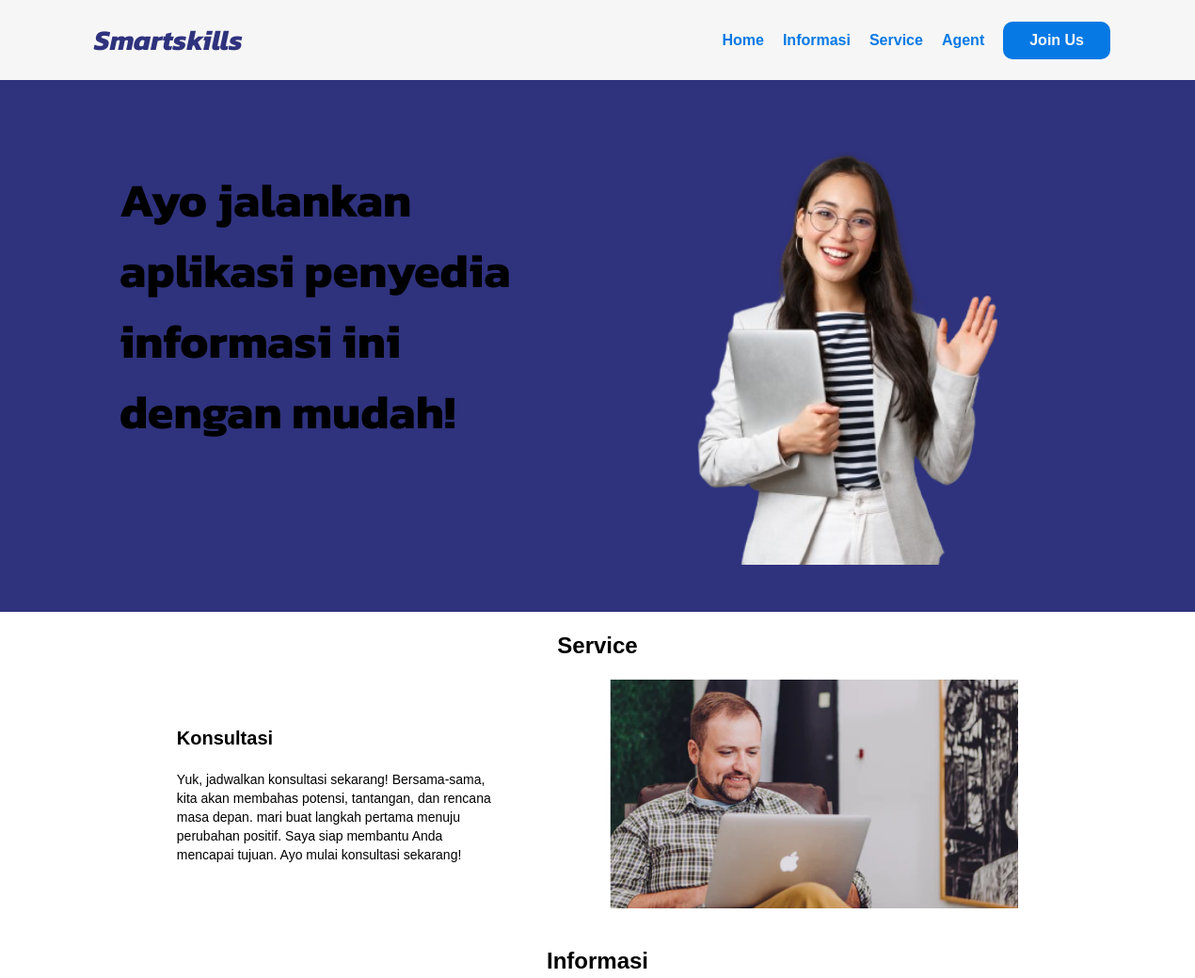
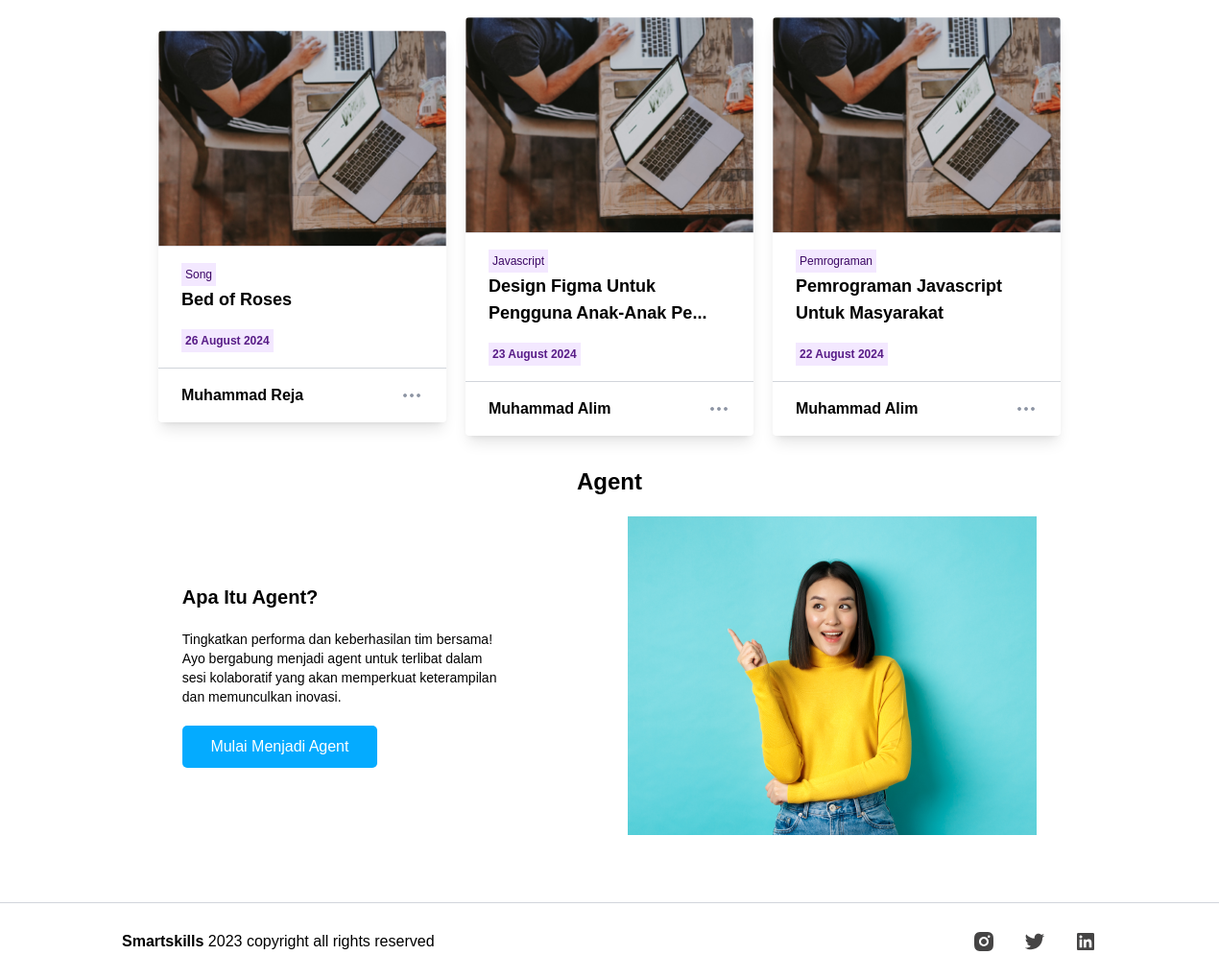
The page / on the database its author committed (2 pictures, top to bottom).
### tables this page shows
CREATE TABLE `artikel` (
  `id_artikel` int(11) NOT NULL,
  `id_agent` int(11) NOT NULL,
  `judul` varchar(255) NOT NULL,
  `kategori` varchar(255) NOT NULL,
  `artikel` text NOT NULL,
  `header1` varchar(255) NOT NULL,
  `artikel1` text NOT NULL,
  `header2` varchar(255) NOT NULL,
  `artikel2` varchar(255) NOT NULL,
  `tgl_membuat` date NOT NULL,
  `foto` varchar(255) NOT NULL
);

CREATE TABLE `agent` (
  `id_agent` int(11) NOT NULL,
  `username` varchar(50) NOT NULL,
  `email` varchar(50) NOT NULL,
  `password` varchar(255) NOT NULL,
  `nama_agent` varchar(100) NOT NULL,
  `instansi` varchar(100) NOT NULL,
  `nik` varchar(255) NOT NULL,
  `no_hp` char(13) NOT NULL,
  `title` varchar(100) NOT NULL,
  `biography` text NOT NULL,
  `foto` varchar(255) NOT NULL DEFAULT 'Image.png'
);

### functions/function/selectData.php (called while the page is built)
<?php
require __DIR__ . "/../../functions/koneksi.php";
function query($query){
    global $conn;
    $query = "$query";
    $result = mysqli_query($conn, $query);
    $rows = [];
    while($row = mysqli_fetch_assoc($result)){
        $rows[] = $row;
    }
    return $rows;
}
?>

### includes/judulArtikel.php (called while the page is built)
<?php
function limitText($maxLength,  $attribute) {
    if (strlen($attribute) > $maxLength) {
    $artikel_judul = substr($attribute, 0, $maxLength) . '...';
    return $artikel_judul;
    } else {
        return $attribute;
    }
}
?>

### index.php (the view, shortened to what this page needs)
<?php
require 'functions/function/selectData.php';
include_once 'includes/judulArtikel.php';
$artikel = query("SELECT * FROM artikel AS ar INNER JOIN agent AS ag ON ar.id_agent = ag.id_agent ORDER BY id_artikel DESC LIMIT 6");
?>
<!DOCTYPE html>
<html lang="en">
<head>
    <link rel="stylesheet" href="style/includes/navbar.css">
    <link rel="stylesheet" href="style/index.css">
    <link rel="stylesheet" href="style/includes/footer.css">
    <link rel="stylesheet" href="style/dist/ouput.css">
</head>
<body>
    <?php include_once 'includes/navbar.php'; ?>
    <main class="mb-5">
        <section class="hero-container">
            <div>
                <div>
                    <h1>Ayo jalankan aplikasi penyedia informasi ini dengan mudah!
                    </h1>
                </div>
            </div>
            <img src="assets/sapahome.png" alt="hero">
        </section>
        <div class="flex justify-center text-2xl font-semibold my-5" id="Service">
            <h2>Service</h2>
        </div>
        <section class="description-container flex flex-row justify-around">
            <div class="w-1/3 flex flex-col justify-center gap-5">
                <h2 class="text-xl font-semibold"> Konsultasi</h2>
                <p class="text-sm">Yuk, jadwalkan konsultasi sekarang! Bersama-sama, kita akan membahas potensi, tantangan,
                    dan rencana masa depan. mari buat langkah pertama menuju perubahan positif. Saya siap membantu Anda mencapai tujuan. Ayo mulai konsultasi sekarang!</p>
            </div>
            <div class="">
                <img src="assets/desc.png" alt="desc">
            </div>
        </section>
        <div class="flex justify-center flex-col w-full mt-5">
            <div class="flex justify-center text-2xl font-semibold my-5" id="Informasi">
                <h2>Informasi</h2>
            </div>
            <div class="flex justify-center items-center flex-wrap gap-5" style="width: 80%; margin: 0 auto;" id="card-content">
                <?php foreach ($artikel as $art) : ?>
                    <div class="relative" id="card">
                        <div class="rounded overflow-hidden shadow-lg" style="max-width: 300px">
                            <img class="w-full" src="assets/fotoUploads/card.png" alt="Sunset in the mountains">
                            <div class="px-6 py-4">
                                <div class="px-1 py-1 bg-purple-100 inline-block text-xs font-medium text-purple-950"><?= $art['kategori'] ?></div>
                                <div class="font-bold text-lg mb-4">
                                    <?=limitText(40,$art['judul']) ?></div>
                                <div class="px-1 py-1 bg-purple-100 inline-block text-xs font-bold text-purple-900"><?= $formatted_date = date('d F Y', strtotime($art['tgl_membuat'])) ?></div>
                            </div>
                            <div class="flex justify-between items-center px-6 py-4 border-t border-gray-300 shadow-md">
                                <div class="font-bold text-md">
                                    <?= $art['nama_agent'] ?>
                                </div>
                                <img class="open-option" src="assets/icon/DotsThree.png" alt="">
                            </div>
                        </div>
                    </div>
                <?php endforeach; ?>
            </div>
        </div>
        <div class="flex justify-center text-2xl font-semibold my-5 mt-8" id="Agent">
            <h2>Agent</h2>
        </div>
        <section class="description-agent flex flex-row justify-around">
            <div class="w-1/3 flex flex-col justify-center gap-5">
                <h2 class="text-xl font-semibold"> Apa Itu Agent? </h2>
                <p class="text-sm">Tingkatkan performa dan keberhasilan tim bersama! Ayo bergabung menjadi agent untuk terlibat dalam sesi kolaboratif yang akan memperkuat keterampilan dan memunculkan inovasi.</p>
                <a href="kategoriuser.php" class="button-agent">
                    Mulai Menjadi Agent
                </a>
            </div>
            <div class="">
                <img src="assets/agent1.png" alt="desc">
            </div>
        </section>
    </main>
    <?php
    include_once 'includes/footer.php';
    ?>
</body>
</html>

### includes/navbar.php (shortened to what this page needs)
<header class="header-navbar">
    <a href="" class="logo-navbar">Smartskills</a>
    <nav class="navbar">
        <a href="">Home</a>
        <a href="#Informasi">Informasi</a>
        <a href="#Service">Service</a>
        <a href="#Agent">Agent</a>
        <?php if (isset($id_siswa)): ?>
                <img class="ms-5" src="assets/fotoUploads/<?=$siswa['foto']?>" alt="" style="width: 48px; height: 48px; border-radius: 100%; object-fit: cover;">
                <?php else: ?>
            <button><a class="tombol-navbar" href="loginSis.php"
                    style="color: #f9f9f9;">Join Us</a></button>
        <?php endif; ?>
    </nav>
</header>

### includes/footer.php
<footer class="border-t border-gray-300">
    <p><b>Smartskills</b> 2023 copyright all rights reserved</p>
    <div>
        <img src="assets/instagram.svg" alt="instagram">
        <img src="assets/twitter.svg" alt="twitter">
        <img src="assets/linkedin.svg" alt="linkedin">
    </div>
</footer>

### style/includes/navbar.css (style rules this page uses)
* { font-family: 'Poppins', sans-serif; }
.header-navbar { position: fixed; top: 0; left: 0; width: 100%; padding: 20px; padding-left: 100px; background-color: #f6f6f6 ; display: flex; justify-content: space-between; align-items: center; z-index: 200; }
.navbar { margin-right: 50px; display: flex; align-items: center; }
.navbar a { position: relative; margin-right: 20px; text-decoration: none; font-weight: 550; color:#0779E4; }
.navbar ::before { content: ''; position: absolute; top: 100%; left: 0; width: 0; height: 3px; background:#0779E4 ; transition: .3s; }
.navbar button { margin-right: 20px; padding: 8px; background-color: #0779E4; border-radius: 10px; align-items: center; }
.logo-navbar { text-decoration: none; font-weight: bold; font-style: italic; font-size: 30px; color: #2F327D; font-family: 'Kanit', sans-serif; }
.tombol-navbar { padding-left: 20px; padding-right: 0; }

### style/index.css (style rules this page uses)
body { overflow-x: hidden; }
.hero-container { display: flex; height: 650px; padding: 0 10%; background-color: #2F327D; }
.hero-container > div { width: 70%; display: flex; flex-direction: column; align-items: center; justify-content: center; }
.hero-container h1 { font-size: 50px; width: 420px; margin: 20px 0; font-weight: bold; font-family: 'Kanit', sans-serif; }
.hero-container > img { margin-top: 120px; width: 74%; height: 480px; }
.description-container { width: 80%; margin: 0 auto; }
.description-agent { width: 80%; margin: 0 auto; margin-bottom: 70px; }
.description-agent .button-agent { width: 60%; background-color: rgba(4, 171, 255, 1); color: white; text-align: center; padding: 10px; border-radius: 5px; text-decoration: none; }
#card .open-option { cursor: pointer; }

### style/includes/footer.css (style rules this page uses)
footer { display: flex; justify-content: space-between; align-items: center; padding: 0 10%; height: 80px; }
footer > div { display: flex; gap: 30px; }

### rows shown on the page
artikel: kategori "Song", judul "Bed of Roses", tgl_membuat "26 August 2024", id_agent.nama_agent "Muhammad Reja"
artikel: kategori "Javascript", judul "Design Figma Untuk Pengguna Anak-Anak Pe...", tgl_membuat "23 August 2024", id_agent.nama_agent "Muhammad Alim"
artikel: kategori "Pemrograman", judul "Pemrograman Javascript Untuk Masyarakat", tgl_membuat "22 August 2024", id_agent.nama_agent "Muhammad Alim"
